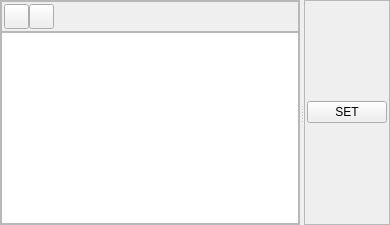
      <widget class="QWidget" name="tabProfile">
       <attribute name="title">
        <string>Profile</string>
       </attribute>
       <layout class="QHBoxLayout" name="horizontalLayout_14">
        <property name="spacing">
         <number>0</number>
        </property>
        <property name="leftMargin">
         <number>0</number>
        </property>
        <property name="topMargin">
         <number>0</number>
        </property>
        <property name="rightMargin">
         <number>0</number>
        </property>
        <property name="bottomMargin">
         <number>0</number>
        </property>
        <item>
         <widget class="QSplitter" name="splitter_7">
          <property name="orientation">
           <enum>Qt::Horizontal</enum>
          </property>
          <widget class="QFrame" name="frame_22">
           <property name="minimumSize">
            <size>
             <width>300</width>
             <height>0</height>
            </size>
           </property>
           <property name="frameShape">
            <enum>QFrame::StyledPanel</enum>
           </property>
           <property name="frameShadow">
            <enum>QFrame::Raised</enum>
           </property>
           <layout class="QVBoxLayout" name="verticalLayout_2">
            <property name="spacing">
             <number>0</number>
            </property>
            <property name="leftMargin">
             <number>0</number>
            </property>
            <property name="topMargin">
             <number>0</number>
            </property>
            <property name="rightMargin">
             <number>0</number>
            </property>
            <property name="bottomMargin">
             <number>0</number>
            </property>
            <item>
             <widget class="QFrame" name="frame_18">
              <property name="frameShape">
               <enum>QFrame::StyledPanel</enum>
              </property>
              <property name="frameShadow">
               <enum>QFrame::Raised</enum>
              </property>
              <layout class="QHBoxLayout" name="horizontalLayout_19">
               <property name="spacing">
                <number>0</number>
               </property>
               <property name="leftMargin">
                <number>2</number>
               </property>
               <property name="topMargin">
                <number>2</number>
               </property>
               <property name="rightMargin">
                <number>2</number>
               </property>
               <property name="bottomMargin">
                <number>2</number>
               </property>
               <item>
                <widget class="QToolButton" name="toolButtonProfileAdd">
                 <property name="minimumSize">
                  <size>
                   <width>25</width>
                   <height>25</height>
                  </size>
                 </property>
                 <property name="text">
                  <string/>
                 </property>
                 <property name="icon">
                  <iconset resource="../resources.qrc">
                   <normaloff>:/icon/add.svg</normaloff>:/icon/add.svg</iconset>
                 </property>
                </widget>
               </item>
               <item>
                <widget class="QToolButton" name="toolButtonProfileRemove">
                 <property name="minimumSize">
                  <size>
                   <width>25</width>
                   <height>25</height>
                  </size>
                 </property>
                 <property name="text">
                  <string/>
                 </property>
                 <property name="icon">
                  <iconset resource="../resources.qrc">
                   <normaloff>:/icon/remove.svg</normaloff>:/icon/remove.svg</iconset>
                 </property>
                </widget>
               </item>
               <item>
                <spacer name="horizontalSpacer_3">
                 <property name="orientation">
                  <enum>Qt::Horizontal</enum>
                 </property>
                 <property name="sizeHint" stdset="0">
                  <size>
                   <width>40</width>
                   <height>20</height>
                  </size>
                 </property>
                </spacer>
               </item>
              </layout>
             </widget>
            </item>
            <item>
             <widget class="QSplitter" name="splitter">
              <property name="orientation">
               <enum>Qt::Vertical</enum>
              </property>
              <widget class="QListView" name="listViewProfile">
               <property name="sizePolicy">
                <sizepolicy hsizetype="Expanding" vsizetype="Expanding">
                 <horstretch>0</horstretch>
                 <verstretch>0</verstretch>
                </sizepolicy>
               </property>
              </widget>
             </widget>
            </item>
           </layout>
          </widget>
          <widget class="QFrame" name="frameConanProfileAttribute">
           <property name="sizePolicy">
            <sizepolicy hsizetype="Preferred" vsizetype="Preferred">
             <horstretch>1</horstretch>
             <verstretch>0</verstretch>
            </sizepolicy>
           </property>
           <property name="contextMenuPolicy">
            <enum>Qt::DefaultContextMenu</enum>
           </property>
           <property name="frameShape">
            <enum>QFrame::StyledPanel</enum>
           </property>
           <property name="frameShadow">
            <enum>QFrame::Raised</enum>
           </property>
           <layout class="QVBoxLayout" name="verticalLayoutConanProfileAttribute">
            <property name="spacing">
             <number>5</number>
            </property>
            <property name="leftMargin">
             <number>2</number>
            </property>
            <property name="topMargin">
             <number>2</number>
            </property>
            <property name="rightMargin">
             <number>2</number>
            </property>
            <property name="bottomMargin">
             <number>2</number>
            </property>
            <item>
             <widget class="QPushButton" name="pushButton">
              <property name="text">
               <string>SET</string>
              </property>
             </widget>
            </item>
           </layout>
          </widget>
         </widget>
        </item>
       </layout>
      </widget>
